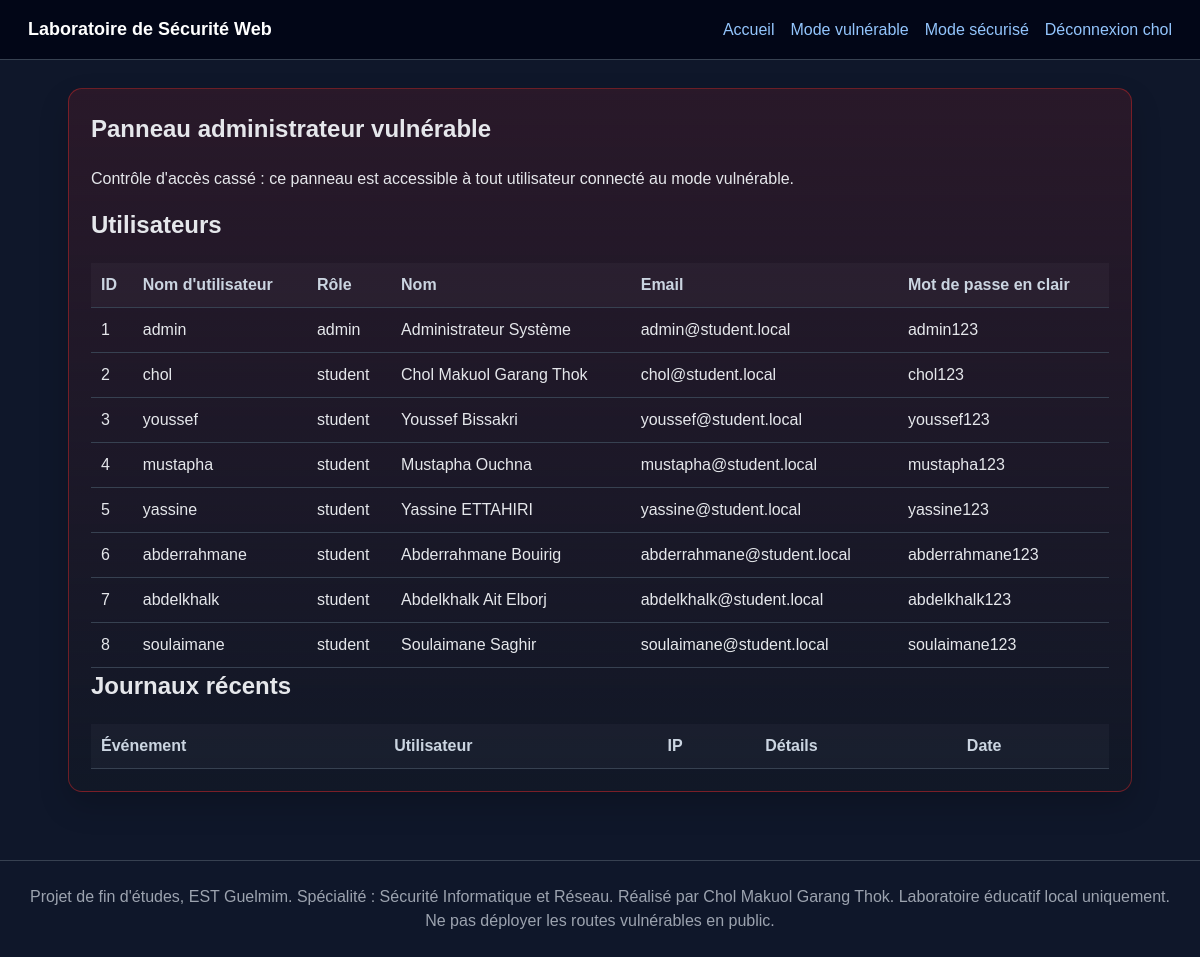
Screenshot of /vuln/admin (signed in) with the database file from the repository.
### tables this page shows
CREATE TABLE users (
            id INTEGER PRIMARY KEY AUTOINCREMENT,
            username TEXT UNIQUE NOT NULL,
            password_plain TEXT,
            password_hash TEXT,
            role TEXT NOT NULL DEFAULT 'student',
            full_name TEXT NOT NULL,
            email TEXT NOT NULL,
            bio TEXT DEFAULT ''
        );

### app.py (the view)
@app.route("/vuln/admin")
@login_required("vuln")
def vuln_admin():
    users = get_db().execute("SELECT id, username, role, full_name, email, password_plain FROM users ORDER BY id").fetchall()
    logs = get_db().execute("SELECT * FROM audit_logs ORDER BY id DESC LIMIT 20").fetchall()
    return render_template("vuln_admin.html", users=users, logs=logs)

### app.py (called while the page is built)
def get_db():
    if "db" not in g:
        g.db = sqlite3.connect(app.config["DATABASE"])
        g.db.row_factory = sqlite3.Row
    return g.db

@app.before_request
def ensure_db_exists():
    if not DB_PATH.exists():
        init_db(reset=False)

@app.after_request
def add_security_headers(response):
    response.headers.setdefault("X-Content-Type-Options", "nosniff")
    response.headers.setdefault("X-Frame-Options", "DENY")
    response.headers.setdefault("Referrer-Policy", "strict-origin-when-cross-origin")
    if request.path.startswith("/secure"):
        response.headers.setdefault("Content-Security-Policy", "default-src 'self'; img-src 'self' data:; style-src 'self' 'unsafe-inline'")
    return response

def login_required(mode=None):
    def decorator(view):
        @wraps(view)
        def wrapped(*args, **kwargs):
            if not session.get("user_id"):
                flash("Veuillez vous connecter d’abord.", "warning")
                target = "vuln_login" if mode == "vuln" else "secure_login"
                return redirect(url_for(target))
            if mode and session.get("mode") != mode:
                flash("Veuillez vous connecter au bon mode du laboratoire.", "warning")
                target = "vuln_login" if mode == "vuln" else "secure_login"
                return redirect(url_for(target))
            return view(*args, **kwargs)
        return wrapped
    return decorator

### Laboratoire de Sécurité Web/templates/vuln_admin.html (shortened to what this page needs)
{% extends "base.html" %}
{% block content %}
<section class="card danger-card">
    <h1>Panneau administrateur vulnérable</h1>
    <p>Contrôle d'accès cassé : ce panneau est accessible à tout utilisateur connecté au mode vulnérable.</p>
    <h2>Utilisateurs</h2>
    <table>
        <thead><tr><th>ID</th><th>Nom d'utilisateur</th><th>Rôle</th><th>Nom</th><th>Email</th><th>Mot de passe en clair</th></tr></thead>
        <tbody>{% for u in users %}<tr><td>{{ u['id'] }}</td><td>{{ u['username'] }}</td><td>{{ u['role'] }}</td><td>{{ u['full_name'] }}</td><td>{{ u['email'] }}</td><td>{{ u['password_plain'] }}</td></tr>{% endfor %}</tbody>
    </table>
    <h2>Journaux récents</h2>
    <table>
        <thead><tr><th>Événement</th><th>Utilisateur</th><th>IP</th><th>Détails</th><th>Date</th></tr></thead>
    </table>
</section>
{% endblock %}

### Laboratoire de Sécurité Web/templates/base.html (shortened to what this page needs)
<!doctype html>
<html lang="fr">
<head>
    <link rel="stylesheet" href="{{ url_for('static', filename='style.css') }}">
</head>
<body>
<header class="topbar">
    <div class="brand"><a href="{{ url_for('index') }}">Laboratoire de Sécurité Web</a></div>
    <nav>
        <a href="{{ url_for('index') }}">Accueil</a>
        <a href="{{ url_for('vuln_login') }}">Mode vulnérable</a>
        <a href="{{ url_for('secure_login') }}">Mode sécurisé</a>
        {% if session.get('user_id') %}
            <a href="{{ url_for('logout') }}">Déconnexion {{ session.get('username') }}</a>
        {% endif %}
    </nav>
</header>
<main class="container">
    {% block content %}{% endblock %}
</main>
<footer class="footer">
    Projet de fin d'études, EST Guelmim. Spécialité : Sécurité Informatique et Réseau. Réalisé par Chol Makuol Garang Thok. Laboratoire éducatif local uniquement. Ne pas déployer les routes vulnérables en public.
</footer>
</body>
</html>

### Laboratoire de Sécurité Web/static/style.css (style rules this page uses)
:root { --bg: #0f172a; --panel: #111827; --panel2: #1f2937; --text: #e5e7eb; --muted: #9ca3af; --line: #374151; --safe: #16a34a; --safe2: rgba(22, 163, 74, .12); --danger: #dc2626; --danger2: rgba(220, 38, 38, .13); --blue: #2563eb; }
* { box-sizing: border-box; }
body { margin: 0; font-family: Arial, Helvetica, sans-serif; background: var(--bg); color: var(--text); line-height: 1.5; }
a { color: #93c5fd; text-decoration: none; }
.topbar { display: flex; justify-content: space-between; align-items: center; padding: 16px 28px; background: #020617; border-bottom: 1px solid var(--line); position: sticky; top: 0; }
.brand a { color: white; font-weight: 800; font-size: 18px; }
nav { display: flex; gap: 16px; flex-wrap: wrap; }
.container { max-width: 1120px; margin: 0 auto; padding: 28px; }
h1, h2, h3 { margin-top: 0; }
.card, .lab-header { background: var(--panel); border: 1px solid var(--line); border-radius: 14px; padding: 22px; box-shadow: 0 14px 30px rgba(0,0,0,.18); margin-bottom: 20px; }
.danger-card { border-color: rgba(220, 38, 38, .45); background: linear-gradient(180deg, var(--danger2), var(--panel)); }
table { width: 100%; border-collapse: collapse; margin-top: 12px; overflow: hidden; }
th, td { border-bottom: 1px solid var(--line); padding: 10px; text-align: left; vertical-align: top; }
th { color: #cbd5e1; background: rgba(255,255,255,.03); }
.footer { color: var(--muted); text-align: center; padding: 24px; border-top: 1px solid var(--line); margin-top: 20px; }

### rows the page displays
users: get "chol", id "2", username "chol", role "student", full_name "Chol Makuol Garang Thok", email "chol@student.local", password_plain "chol123"
users: id "1", username "admin", role "admin", full_name "Administrateur Système", email "admin@student.local", password_plain "admin123"
users: id "3", username "youssef", role "student", full_name "Youssef Bissakri", email "youssef@student.local", password_plain "youssef123"
users: id "4", username "mustapha", role "student", full_name "Mustapha Ouchna", email "mustapha@student.local", password_plain "mustapha123"
users: id "5", username "yassine", role "student", full_name "Yassine ETTAHIRI", email "yassine@student.local", password_plain "yassine123"
users: id "6", username "abderrahmane", role "student", full_name "Abderrahmane Bouirig", email "abderrahmane@student.local", password_plain "abderrahmane123"
users: id "7", username "abdelkhalk", role "student", full_name "Abdelkhalk Ait Elborj", email "abdelkhalk@student.local", password_plain "abdelkhalk123"
users: id "8", username "soulaimane", role "student", full_name "Soulaimane Saghir", email "soulaimane@student.local", password_plain "soulaimane123"
